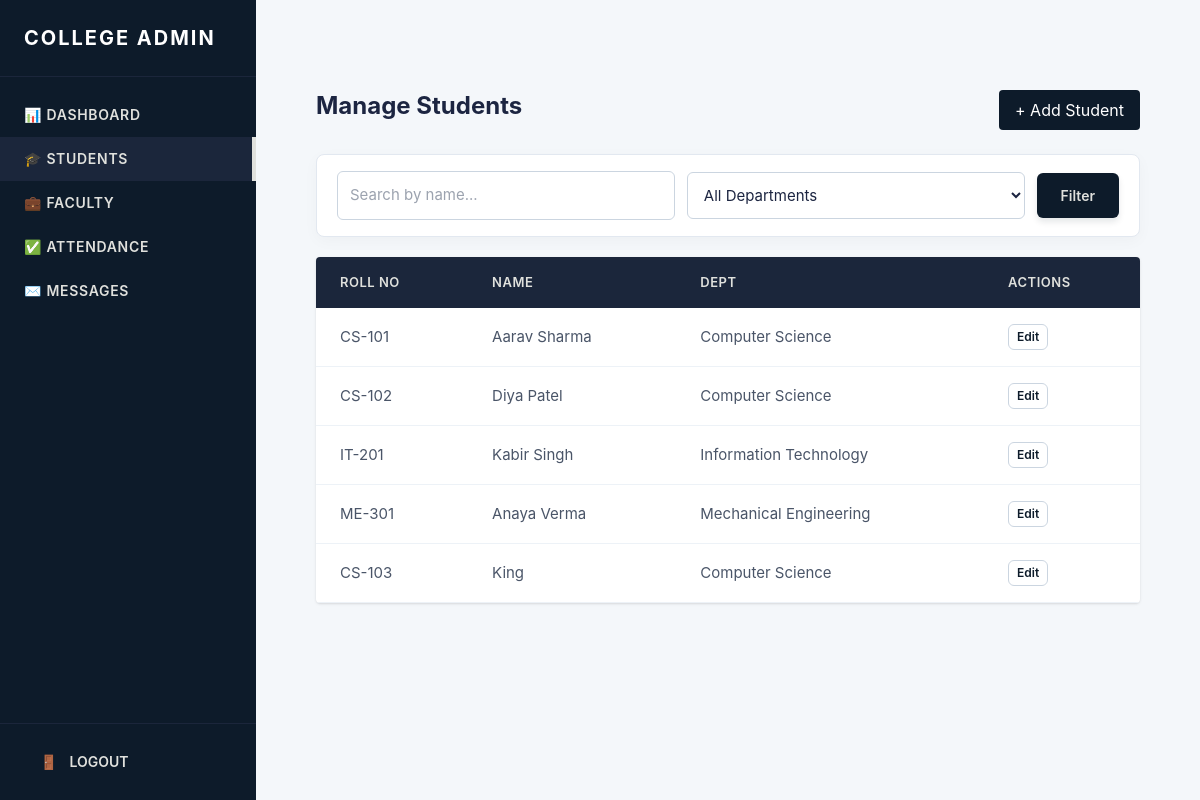
Screenshot of /staff/students/ (signed in) with the database file from the repository.
### cms/models.py (models this page shows, shortened)
class Student(models.Model):
    name = models.CharField(max_length=100)
    DOB = models.DateField()
    roll_no = models.CharField(max_length=100, unique=True)
    department = models.ForeignKey(Department, on_delete=models.CASCADE)
    semester = models.CharField(max_length=20, blank=True, default='')
    password = models.CharField(max_length=100)

class Department(models.Model):
    name = models.CharField(max_length=100)

### admin_dashboard/decorators.py (the view)
    def wrapper(request, *args, **kwargs):
        if 'staff_id' not in request.session:
            return redirect('staff_login')
        return view_func(request, *args, **kwargs)

### admin_dashboard/context_processors.py (called while the page is built)
def sidebar_links(request):
    return {
        'admin_nav':
            [
                {'name': 'Dashboard', 'url': 'staff_dashboard', 'icon': '📊'},
                {'name': 'Students', 'url': 'staff_students', 'icon': '🎓'},
                {'name': 'Faculty', 'url': 'staff_faculty', 'icon': '💼'},
                {'name': 'Attendance', 'url': 'staff_attendance', 'icon': '✅'},
                {'name': 'Messages', 'url': 'staff_messages', 'icon': '✉️'},
            ]
    }

### admin_dashboard/views.py (called while the page is built)
@staff_login_required
def manage_students(request):
    query = request.GET.get('q', '')
    dept_id = request.GET.get('department', '')
    students = Student.objects.all()
    if query:
        students = students.filter(name__icontains=query)
    if dept_id:
        students = students.filter(department_id=dept_id)
    departments = Department.objects.all()
    return render(request, 'staff/students.html', {
        'students': students,
        'departments': departments,
        'selected_dept': dept_id
    })

### cms/context_processors.py (called while the page is built, shortened)
def student_nav_context(request):
    student_id = request.session.get('student_id')
    if not student_id:
        return {}

### admin_dashboard/templates/staff/students.html (shortened to what this page needs)
{% extends 'staff/base_staff.html' %}
{% block content %}
<div class="flex justify-between mb-6">
    <h2 class="text-2xl font-bold">Manage Students</h2>
    <a href="{% url 'staff_add_student' %}" class="bg-[#0D1B2A] text-white px-4 py-2 rounded">+ Add Student</a>
</div>
<form method="GET" class="cms-filter-bar">
    <input type="text" name="q" value="{{ request.GET.q }}" placeholder="Search by name..." class="cms-form-input">
    <select name="department" class="cms-form-select">
        <option value="">All Departments</option>
    </select>
    <button type="submit" class="cms-btn-primary">Filter</button>
</form>
<div class="bg-white rounded shadow overflow-hidden">
    <table class="cms-dashboard-table">
    <thead>
        <tr>
            <th>Roll No</th>
            <th>Name</th>
            <th>Dept</th>
            <th>Actions</th>
        </tr>
    </thead>
    <tbody>
        {% for s in students %}
        <tr>
            <td>{{ s.roll_no }}</td>
            <td>{{ s.name }}</td>
            <td>{{ s.department.name }}</td>
            <td>
                <a href="{% url 'staff_edit_student' s.id %}" class="cms-btn-secondary text-xs py-1 px-2">Edit</a>
            </td>
        </tr>
        {% endfor %}
    </tbody>
</table>
</div>
{% endblock %}

### static/css/style.css (style rules this page uses)
:root { --eclipse-deep: #0D1B2A; --eclipse-navy: #1B263B; --eclipse-steel: #415A77; --eclipse-light: #778DA9; --eclipse-glow: #E0E1DD; --canvas-bg: #F4F7FA; --text-primary: #1C2541; }
body { font-family: -apple-system, BlinkMacSystemFont, "Segoe UI", Roboto, Helvetica, Arial, sans-serif; background-color: var(--canvas-bg); color: var(--text-primary); margin: 0; padding: 0; -webkit-font-smoothing: antialiased; }
.cms-btn-primary { background-color: var(--eclipse-deep); color: var(--eclipse-glow); text-decoration: none; padding: 12px 24px; border-radius: 6px; font-weight: 600; font-size: 14px; border: none; cursor: pointer; display: inline-block; box-shadow: 0 4px 6px rgba(13, 27, 42, 0.1); transition: all 0.2s cubic-bezier(0.4, 0, 0.2, 1); }
.cms-dashboard-table { width: 100%; border-collapse: collapse; text-align: left; }
.cms-dashboard-table th { background-color: var(--eclipse-navy); color: var(--eclipse-glow); font-weight: 600; padding: 16px 24px; font-size: 13px; text-transform: uppercase; letter-spacing: 0.5px; }
.cms-dashboard-table td { padding: 16px 24px; border-bottom: 1px solid #EDF2F7; font-size: 15px; color: #4A5568; }
.cms-dashboard-table tbody tr { transition: background-color 0.15s ease; }
.cms-form-input, .cms-form-select { width: 100%; padding: 12px; border: 1px solid #CBD5E0; border-radius: 6px; box-sizing: border-box; font-size: 15px; background-color: #ffffff; color: var(--text-primary); transition: all 0.2s ease; }
.cms-btn-secondary { background-color: #ffffff; color: var(--eclipse-deep); text-decoration: none; padding: 12px 24px; border-radius: 6px; font-weight: 600; font-size: 14px; border: 1px solid #CBD5E0; cursor: pointer; display: inline-block; transition: all 0.2s cubic-bezier(0.4, 0, 0.2, 1); }
.cms-filter-bar { display: flex; align-items: center; gap: 12px; margin-bottom: 20px; padding: 16px 20px; background: #ffffff; border: 1px solid #E2E8F0; border-radius: 8px; box-shadow: 0 4px 15px rgba(0, 0, 0, 0.03); }

### rows the page displays
Student: roll_no "CS-101", name "Aarav Sharma", department.name "Computer Science"
Student: roll_no "CS-102", name "Diya Patel", department.name "Computer Science"
Student: roll_no "IT-201", name "Kabir Singh", department.name "Information Technology"
Student: roll_no "ME-301", name "Anaya Verma", department.name "Mechanical Engineering"
Student: roll_no "CS-103", name "King", department.name "Computer Science"

### other values shown
{{ link.icon }} "📊" "🎓" "💼" "✅" "✉️"
{{ link.name }} "DASHBOARD" "STUDENTS" "FACULTY" "ATTENDANCE" "MESSAGES"
